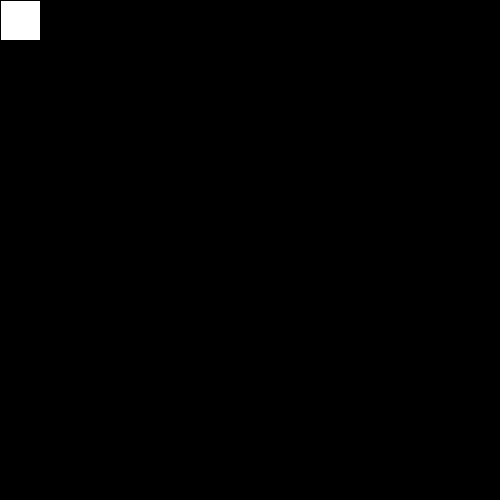
Frame 1 (no input)
Frame 60 (the mouse pressed at the canvas centre just before this capture): identical to frame 1, image omitted
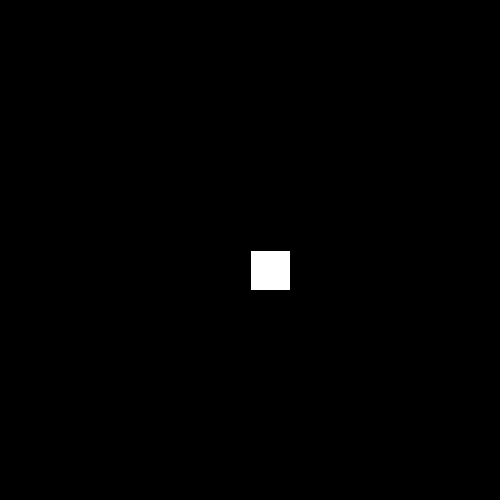
Frame 120 (the mouse held since frame 60 and released just before this capture)

The Processing sketch that drew these frames (run headless with seeded random() and noise(); from frame 60 on, the mouse is pressed at the canvas centre):

// Processing sketch: firstInteractive
// ── firstInteractive.pde
void setup() {
  size(500, 500);
}

void draw() {
  background(0);
  rect(mouseX, mouseY, 40, 40);
}
